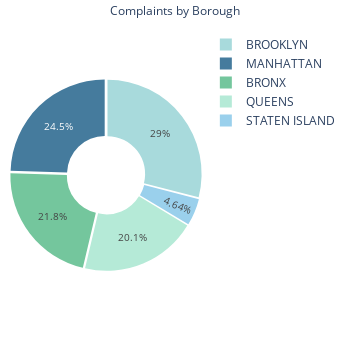

The notebook cell saved with this chart:
### Code cell
import plotly.express as px
import pandas as pd

# Filter out null boroughs
df_clean = df[df['BORO_NM'] != '(null)']

# Count complaints per borough
sizes = df_clean['BORO_NM'].value_counts().reset_index()
sizes.columns = ['Borough', 'Count']

# Define custom pastel/bluish-green color palette
colors = ['#a8dadc', '#457b9d', '#74c69d', '#b5ead7', '#9ad0ec']

# Create pie chart
fig = px.pie(
    sizes,
    names='Borough',
    values='Count',
    color_discrete_sequence=colors,
    hole=0.4  # slightly larger hole for less visual clutter
)

# Update trace: remove label clutter
fig.update_traces(
    textinfo='percent',  # remove redundant 'label' in tight space
    pull=[0.02] * len(sizes),
    textfont_size=10
)

# Layout tuning
fig.update_layout(
    title_text="Complaints by Borough",
    title_font=dict(size=12),
    title_x=0.5,
    showlegend=True,  # optional: hide legend if labels are visible
    margin=dict(t=30, b=30, l=10, r=10),
    width=350,
    height=350
)

fig.write_html("../images/borough_complaints_pie.html")
fig.show()

### Figure 1 — Plotly figure (JSON) as saved in the notebook; plotly's stock layout.template omitted (floating-point values rounded to 4 significant figures)
{"data": [{"domain": {"x": [0, 1], "y": [0, 1]}, "hole": 0.4, "hovertemplate": "Borough=%{label}<br>Count=%{value}<extra></extra>", "labels": ["BROOKLYN", "MANHATTAN", "BRONX", "QUEENS", "STATEN ISLAND"], "legendgroup": "", "name": "", "pull": [0.02, 0.02, 0.02, 0.02, 0.02], "showlegend": true, "textfont": {"size": 10}, "textinfo": "percent", "type": "pie", "values": [2344416, 1981736, 1760777, 1620768, 374985]}], "layout": {"height": 350, "legend": {"tracegroupgap": 0}, "margin": {"b": 30, "l": 10, "r": 10, "t": 30}, "piecolorway": ["#a8dadc", "#457b9d", "#74c69d", "#b5ead7", "#9ad0ec"], "showlegend": true, "title": {"font": {"size": 12}, "text": "Complaints by Borough", "x": 0.5}, "width": 350}}
